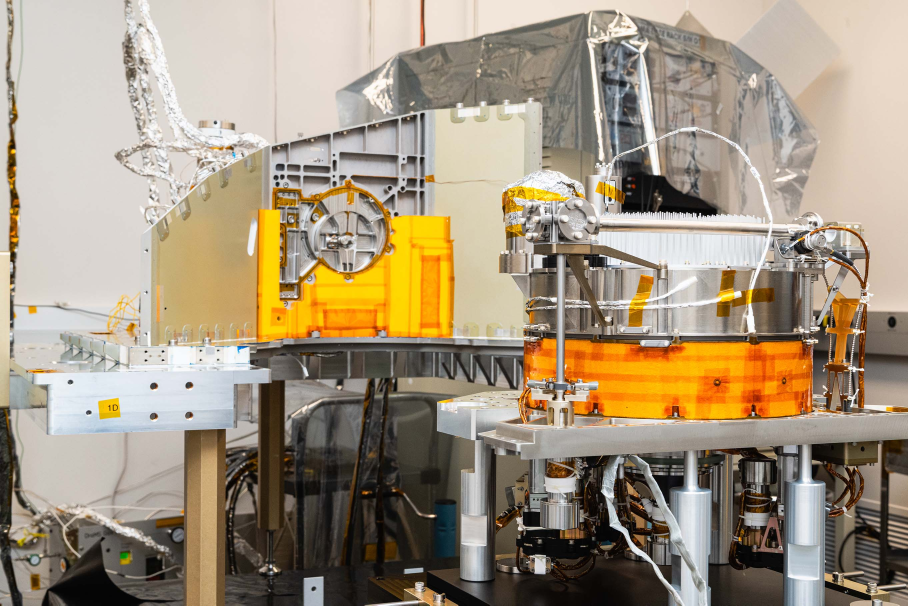
#> input picture research/carousel-2026-10-12/nasa-carousel-integration.jpg, 2724 x 1816 px (shown at 1/3 size)
$ python make-comparison.py
#> lines starting #> are read from the running program, lines starting #| are printed output that depends on the picture; pictures that were not available may be replaced by others from this repository, and a replacement may not be noted
from pathlib import Path
from PIL import Image, ImageDraw, ImageFont, ImageOps

HERE = Path(__file__).resolve().parent
ROOT = HERE.parent.parent
photo = Image.open(ROOT / "research/carousel-2026-10-12/nasa-carousel-integration.jpg")
#> photo is the input picture: PIL image 2724x1816 RGB; mean R, G, B 163.1, 148.8, 127.4
w, h = photo.size
#> w = 2724; h = 1816
crop = photo.crop((int(w * .53), int(h * .72), int(w * .98), h))
crop.save(HERE / "nasa-warm-drive-crop.jpg", quality=95)
cad = Image.open(ROOT / "research/sources/scitech2024-sdc-drams-interface/scitech2024-p03.jpg")
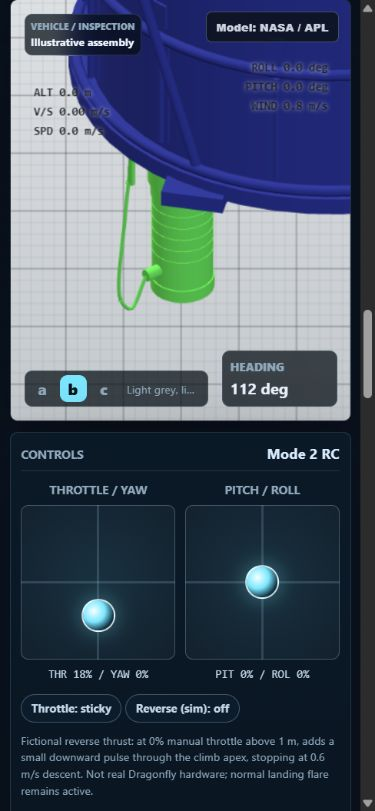
#> input picture research/carousel-warm-drives-2026-10-24/app-drive-390.png, 375 x 811 px, given in place of scitech2024-p03.jpg, which was not available
#> cad is the input picture: PIL image 375x811 RGB; mean R, G, B 68.4, 80.7, 97.8
cad = cad.crop((170, 405, 920, 895))
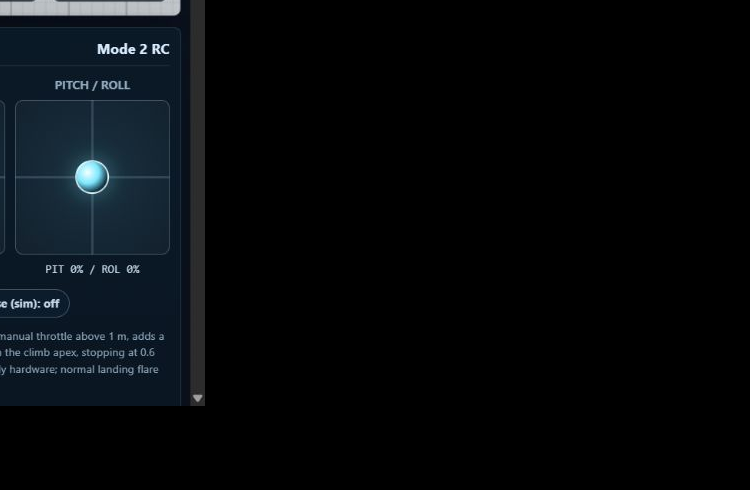
#> cad: PIL image 750x490 RGB; mean R, G, B 6.3, 9.4, 12.2
font = ImageFont.truetype("C:/Windows/Fonts/arial.ttf", 23)
small = ImageFont.truetype("C:/Windows/Fonts/arial.ttf", 19)
sheet = Image.new("RGB", (1800, 1400), "#f0f3f5")
draw = ImageDraw.Draw(sheet)
panels = [
    (crop, "REAL: NASA/Mike Guinto, SVS15003", "Warm-side hardware; fixture/test cabling is not flight routing."),
    (cad, "CAD: NASA GSFC/Aerodyne, SciTech2024 Fig.2", "Warm actuators below cold carousel; not a dimensioned motor drawing."),
    (Image.open(ROOT / "archive/carousel-warm-drives-2026-10-24/before-drives.png"), "BEFORE: simplified drive examples", "Nominal can sizes and three centers retained, not flight measurements."),
    (Image.open(HERE / "model-drives.png"), "AFTER: local installation estimates", "Separate cases/caps/mounts/leads. Bus and controller mating unresolved."),
]
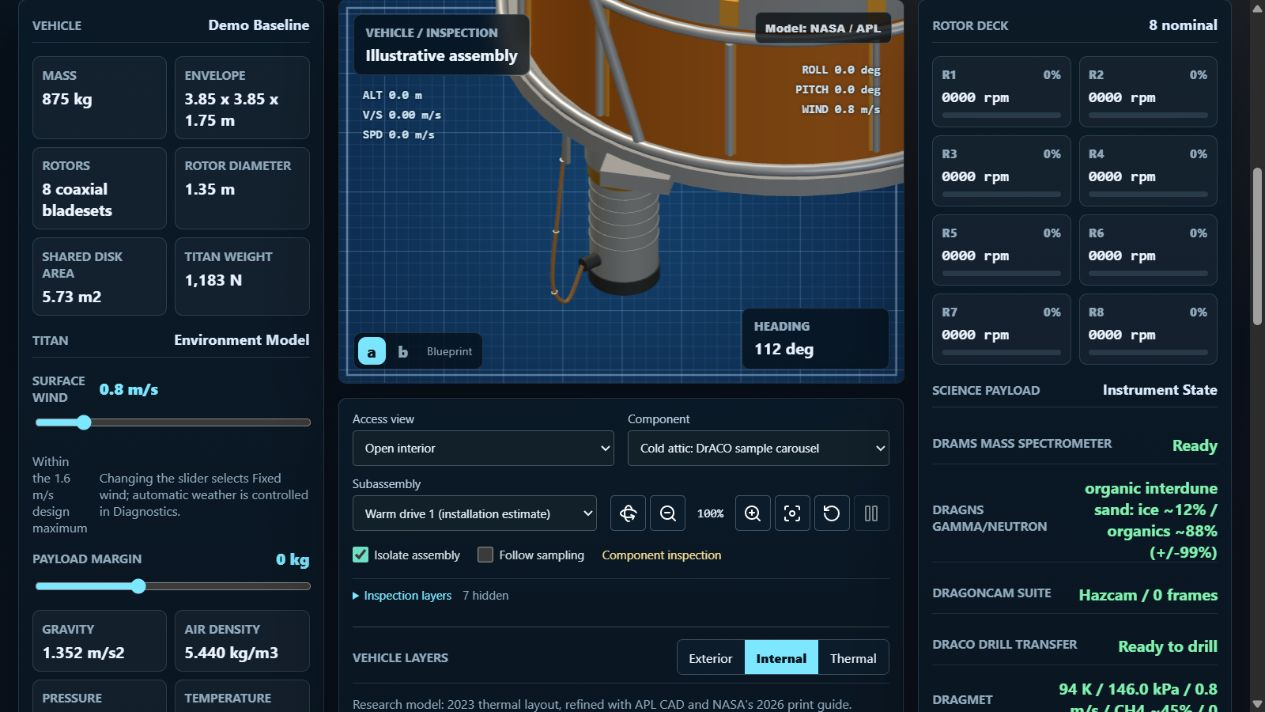
#> input picture research/carousel-warm-drives-2026-10-24/app-drive-internal.png, 1265 x 712 px, given in place of before-drives.png, which was not available
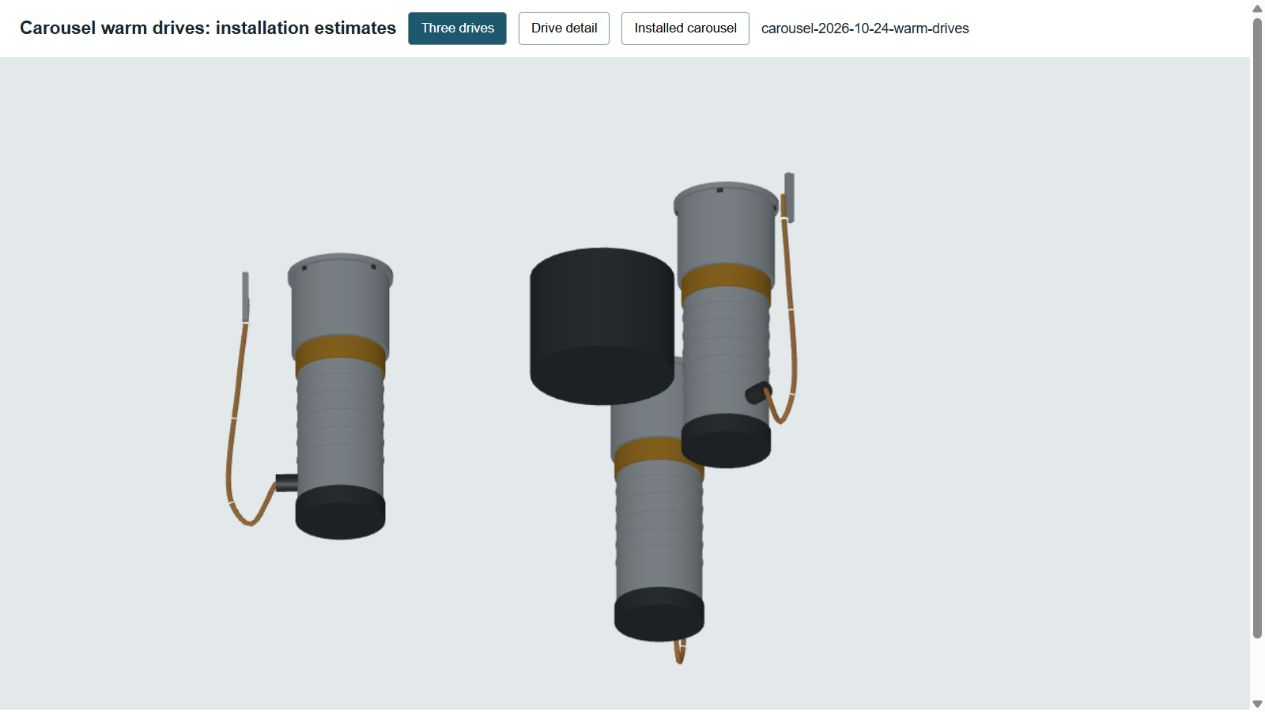
#> input picture research/carousel-warm-drives-2026-10-24/model-drives.png, 1265 x 712 px
for i, (picture, title, caption) in enumerate(panels):
    x, y = (i % 2) * 900, (i // 2) * 700
    draw.text((x + 22, y + 18), title, fill="#172b35", font=font)
    if i > 1:
        picture = picture.crop((0, 58, picture.width, min(picture.height, 710)))
    fit = ImageOps.contain(picture.convert("RGB"), (856, 575))
    sheet.paste(fit, (x + 22 + (856 - fit.width) // 2, y + 60 + (575 - fit.height) // 2))
    draw.text((x + 22, y + 651), caption, fill="#334853", font=small)
#> this loop made 4 passes
#> (title, x, y) on passes 1, 3, 4: ('REAL: NASA/Mike Guinto, SVS15003', 0, 0), ('BEFORE: simplified drive examples', 0, 700), ('AFTER: local installation estimates', 900, 700)
#> (x, y) on pass 2: (900, 0)
#> pass 3, `picture = picture.crop((0, 58, picture.width, min(picture.height, 710)))`:
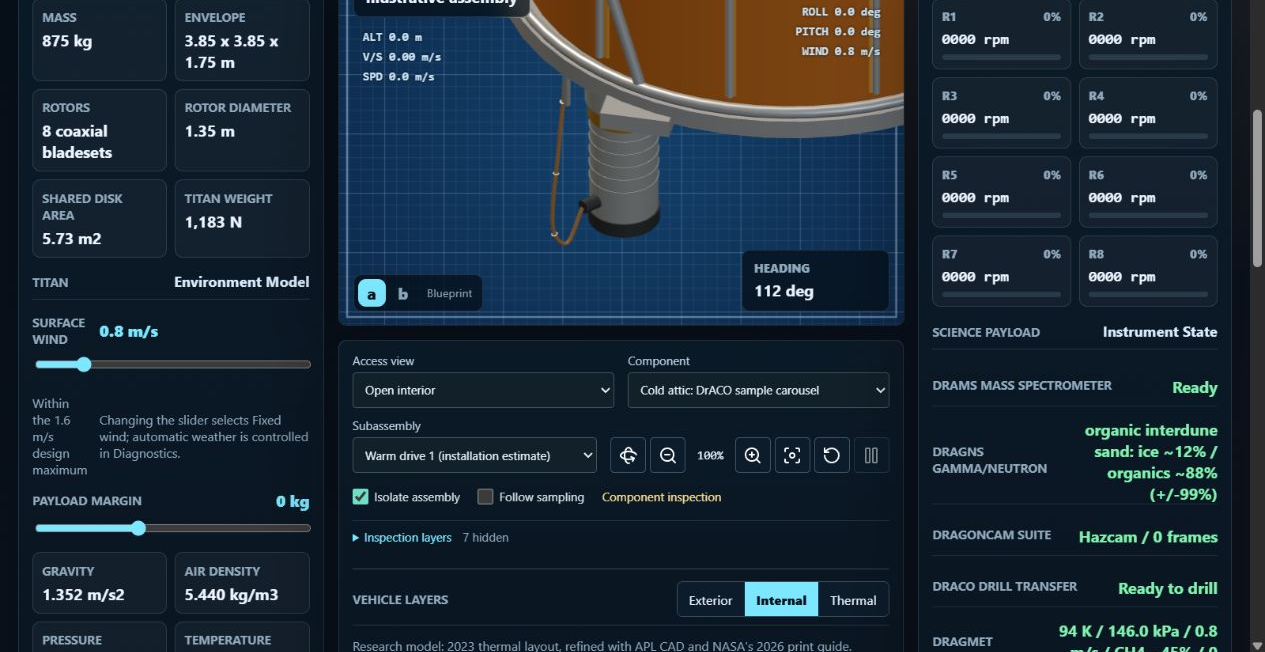
#> picture: PIL image 1265x652 RGB; mean R, G, B 28.6, 43, 55.7
#> after the loop:
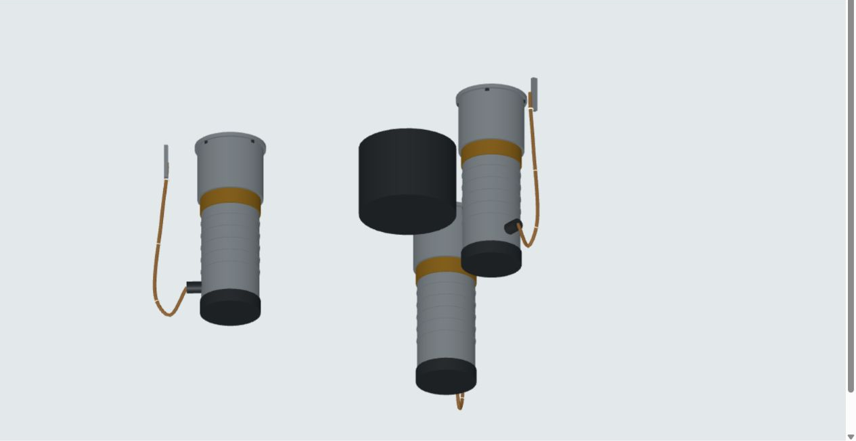
#> fit: PIL image 856x441 RGB; mean R, G, B 209.8, 214.4, 216.9
#> after the loop:
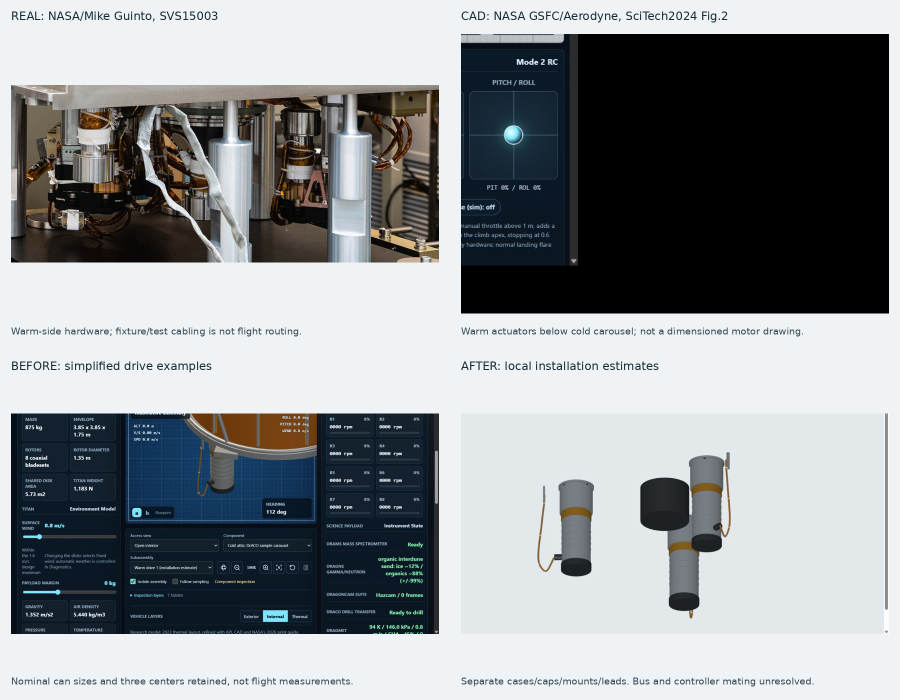
#> sheet: PIL image 1800x1400 RGB (shown at 1/2 size); mean R, G, B 140.7, 144.7, 147.6
sheet.save(HERE / "carousel-drives-real-cad-before-after.jpg", quality=94)
